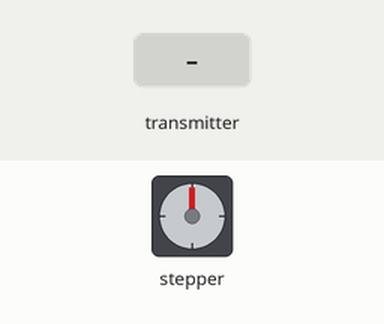
This sketch was run on a simulated Arduino Uno, built with avr-gcc and run on an emulated ATmega328P. On the bench: stepper motor. Wiring (inferred from the names in the program): stepper motor driver (200 steps per turn assumed): step pin 2; direction pin 3. Inputs (shaded band) come from the test bench. No radio packets arrive unless stated.

Above: at 1.2 s.
1.3 s: the transmitter starts sending x2 = 1023
At 2.2 s:
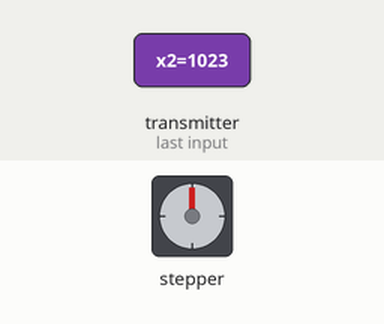
3.0 s: the transmitter starts sending goalieBtn = 1
At 3.38 s:
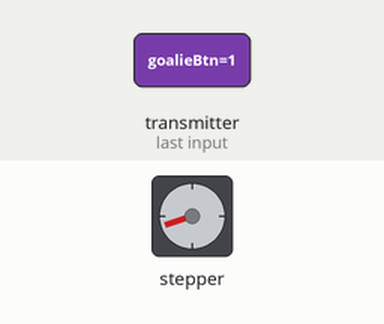
4.9 s: the transmitter starts sending x2 = 0
At 5.28 s:
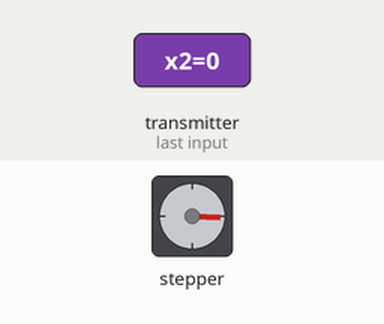
6.8 s: the transmitter starts sending x2 = 1023
At 6.95 s:
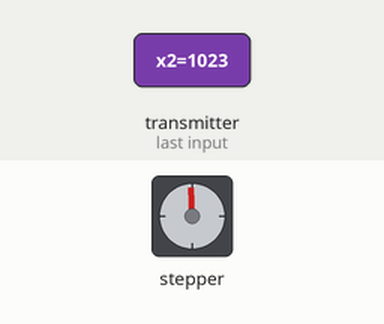
Timing chart, 0 to 9.7 s (numbered marks = the images above; inputs shaded):
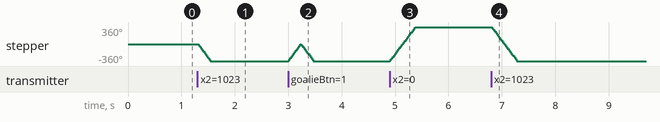

The sketch:

goalie.ino
```cpp
#include <SPI.h>
#include <nRF24L01.h>
#include <RF24.h>

RF24 radio(9, 10);               // CE, CSN pins
const byte address[6] = "00002";

#define STEP_PIN 2                // Step input to A4988
#define DIR_PIN 3                 // Direction input to A4988

#define MAX_SPEED 400             // fastest step delay (µs)
#define MIN_SPEED 1500            // slowest step delay (µs)

#define MAX_POSITION 200        // ±10 cm travel at 1/4 microstepping

struct DataPacket {
  int x;          // Car joystick X (ignored here)
  int y;          // Car joystick Y (ignored here)
  bool button;    // Car kicker button (ignored here)
  int x2;         // Goalkeeper joystick X
  bool goalieBtn; // Goalkeeper "return to center" button
};

DataPacket data;

unsigned long lastStepTime = 0;
unsigned long lastReceiveTime = 0;

int currentDelay = 1000;
bool motorDirection = HIGH;
bool motorEnabled = false;
bool signalReceived = false;

long currentPosition = 0;         // Step counter for software limits

// For edge detection
bool lastGoalieBtn = false;
bool returningToCenter = false;

void setup() {
  pinMode(STEP_PIN, OUTPUT);
  pinMode(DIR_PIN, OUTPUT);

  radio.begin();
  radio.openReadingPipe(0, address);
  radio.setPALevel(RF24_PA_LOW);
  radio.startListening();
}

void loop() {
  // Read radio data
  if (radio.available()) {
    radio.read(&data, sizeof(data));
    lastReceiveTime = millis();
    signalReceived = true;
  }

  // Stop motor if no signal for 200 ms
  if (millis() - lastReceiveTime > 200) {
    motorEnabled = false;
    signalReceived = false;
  }

  // Detect single button press (rising edge)
  if (signalReceived) {
    if (data.goalieBtn && !lastGoalieBtn) {
      returningToCenter = true; // start moving to center
    }
    lastGoalieBtn = data.goalieBtn;
  }

  // Return to center logic
  if (returningToCenter) {
    motorEnabled = true;

    if (currentPosition > 0) motorDirection = HIGH;  // Move left
    else if (currentPosition < 0) motorDirection = LOW; // Move right
    else {
      motorEnabled = false;
      returningToCenter = false; // reached center
    }

    currentDelay = MAX_SPEED; // Max speed for return
    digitalWrite(DIR_PIN, motorDirection);
  }
  // Normal joystick movement
  else if (signalReceived) {
    int joystickValue = data.x2;

    // Deadzone
    if (joystickValue > 460 && joystickValue < 560) {
      motorEnabled = false;
    } else {
      // Move LEFT
      if (joystickValue < 460 && currentPosition > -MAX_POSITION) {
        motorDirection = HIGH;
        motorEnabled = true;

        float norm = (460 - joystickValue) / 460.0;
        norm = pow(norm, 0.33);
        currentDelay = MIN_SPEED - (MIN_SPEED - MAX_SPEED) * norm;
      }
      // Move RIGHT
      else if (joystickValue > 560 && currentPosition < MAX_POSITION) {
        motorDirection = LOW;
        motorEnabled = true;

        float norm = (joystickValue - 560) / (1023 - 560.0);
        norm = pow(norm, 0.33);
        currentDelay = MIN_SPEED - (MIN_SPEED - MAX_SPEED) * norm;
      }
      else motorEnabled = false;

      digitalWrite(DIR_PIN, motorDirection);
    }
  }

  // Step motor if enabled
  if (motorEnabled && (micros() - lastStepTime >= currentDelay)) {
    digitalWrite(STEP_PIN, HIGH);
    delayMicroseconds(5);
    digitalWrite(STEP_PIN, LOW);

    if (motorDirection == HIGH) currentPosition--;
    else if (motorDirection == LOW) currentPosition++;

    lastStepTime = micros();
  }
}
```

Measured:
- after the input at 1.3 s, stepper: turns 360° counter-clockwise in 0.24 s, starting at once
- after the input at 3.0 s, stepper: turns 359° clockwise in 0.23 s, then 359° counter-clockwise in 0.22 s
- after the input at 4.9 s, stepper: turns 720° clockwise in 0.48 s, starting at once
- after the input at 6.8 s, stepper: turns 720° counter-clockwise in 0.48 s, starting at once
